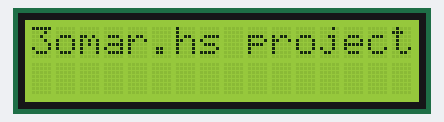
Bench run of a sketch on a simulated Arduino Uno, built with avr-gcc and run on an emulated ATmega328P. Shown: 16×2 character LCD.

Above: at 0.1 s.
At 4.3 s:
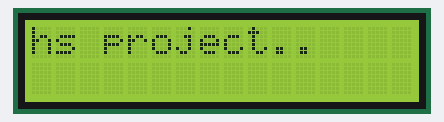
At 9.3 s:
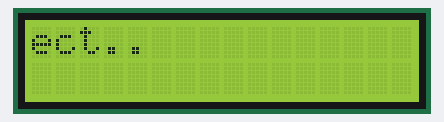
At 19.1 s:
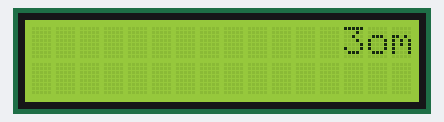
At 28.9 s:
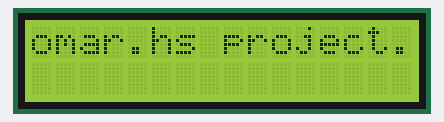
At 38.7 s:
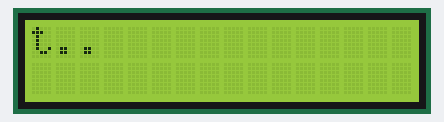

The sketch:

lcd_i2c_moving_words.ino
```cpp
#include <Wire.h>
#include <LiquidCrystal_I2C.h>
LiquidCrystal_I2C lcd(0x27, 16, 2);
void setup()
{
  // Print a message to the LCD.
  lcd.backlight();
  lcd.init();
  lcd.setCursor(1,0);
  lcd.print("3omar.hs project.. ");
}
void loop()
{
   lcd.setCursor(16,1);
   lcd.autoscroll();    // Set diplay to scroll automatically
   lcd.print(" ");      // set characters
   delay(700);
}
```

Measured:
- what the display in image 1 shows lasts 0.7 s, from 4.3 s to 5.0 s
